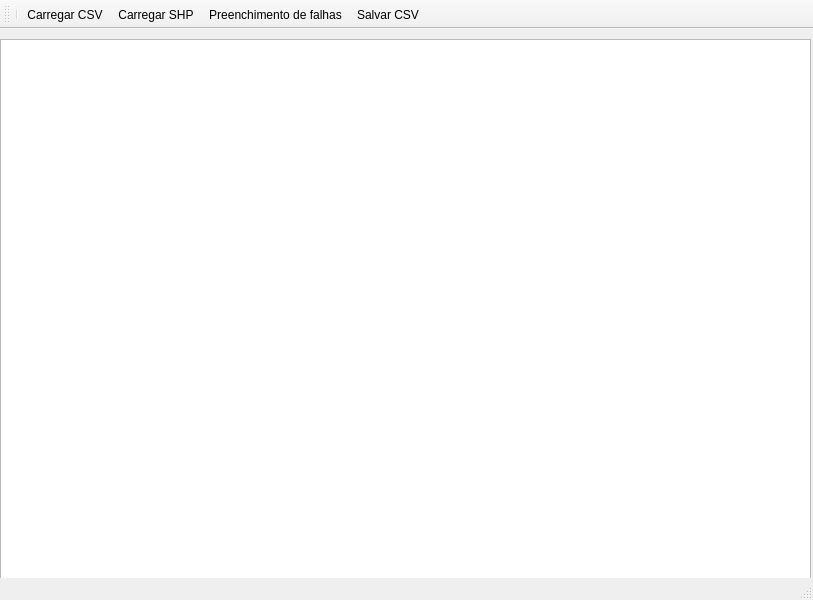
<?xml version="1.0" encoding="UTF-8"?>
<ui version="4.0">
 <class>pyFillGaps</class>
 <widget class="QMainWindow" name="pyFillGaps">
  <property name="geometry">
   <rect>
    <x>0</x>
    <y>0</y>
    <width>813</width>
    <height>600</height>
   </rect>
  </property>
  <property name="windowTitle">
   <string>pyFillGaps</string>
  </property>
  <property name="windowIcon">
   <iconset resource="resources.qrc">
    <normaloff>:/pyPmedia/fill.PNG</normaloff>:/pyPmedia/fill.PNG</iconset>
  </property>
  <property name="unifiedTitleAndToolBarOnMac">
   <bool>true</bool>
  </property>
  <widget class="QWidget" name="centralwidget">
   <widget class="QTableView" name="tableView">
    <property name="geometry">
     <rect>
      <x>0</x>
      <y>10</y>
      <width>811</width>
      <height>561</height>
     </rect>
    </property>
   </widget>
  </widget>
  <widget class="QStatusBar" name="statusbar"/>
  <widget class="QToolBar" name="toolBar">
   <property name="windowTitle">
    <string>toolBar</string>
   </property>
   <attribute name="toolBarArea">
    <enum>TopToolBarArea</enum>
   </attribute>
   <attribute name="toolBarBreak">
    <bool>false</bool>
   </attribute>
   <addaction name="separator"/>
   <addaction name="actionCSV"/>
   <addaction name="actionSHP"/>
   <addaction name="actionFalhas"/>
   <addaction name="actionSalvarCSV"/>
  </widget>
  <action name="actionCSV">
   <property name="icon">
    <iconset resource="resources.qrc">
     <normaloff>:/pyPmedia/csvIco.png</normaloff>:/pyPmedia/csvIco.png</iconset>
   </property>
   <property name="text">
    <string>Carregar CSV...</string>
   </property>
   <property name="toolTip">
    <string>Carregar arquivo CSV</string>
   </property>
   <property name="shortcutContext">
    <enum>Qt::WidgetShortcut</enum>
   </property>
  </action>
  <action name="actionSHP">
   <property name="icon">
    <iconset resource="resources.qrc">
     <normaloff>:/pyPmedia/shpIcon.png</normaloff>:/pyPmedia/shpIcon.png</iconset>
   </property>
   <property name="text">
    <string>Carregar SHP...</string>
   </property>
   <property name="toolTip">
    <string>Carregar shapefile das estações</string>
   </property>
  </action>
  <action name="actionFalhas">
   <property name="icon">
    <iconset resource="resources.qrc">
     <normaloff>:/pyPmedia/fill.PNG</normaloff>:/pyPmedia/fill.PNG</iconset>
   </property>
   <property name="text">
    <string>Preenchimento de falhas</string>
   </property>
  </action>
  <action name="actionSalvarCSV">
   <property name="icon">
    <iconset resource="resources.qrc">
     <normaloff>:/pyPmedia/salvar.png</normaloff>:/pyPmedia/salvar.png</iconset>
   </property>
   <property name="text">
    <string>Salvar CSV</string>
   </property>
   <property name="toolTip">
    <string>Salvar arquivo CSV</string>
   </property>
  </action>
  <action name="actionCreditos">
   <property name="icon">
    <iconset resource="resources.qrc">
     <normaloff>:/pyPmedia/logoDHB.png</normaloff>:/pyPmedia/logoDHB.png</iconset>
   </property>
   <property name="text">
    <string>Créditos</string>
   </property>
  </action>
 </widget>
 <resources>
  <include location="resources.qrc"/>
 </resources>
 <connections/>
</ui>
